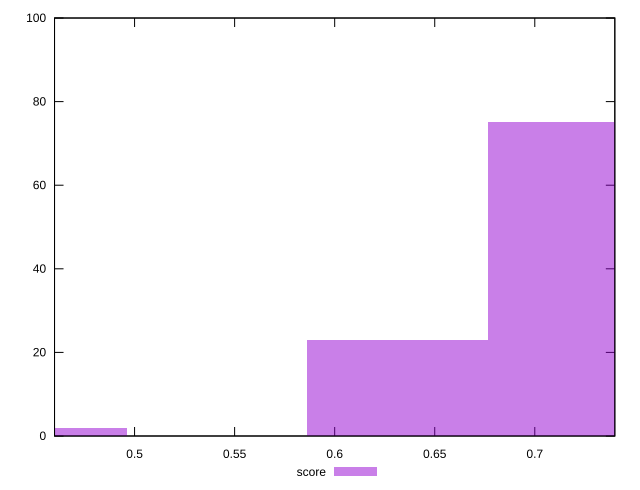

Write gnuplot code to recreate this figure.
reset

$score <<EOF
0.4510336854463454 2
0.7216538967141527 75
0.6314471596248836 23
EOF

set key outside below
set boxwidth 0.09020673708926909
set xrange [0.46:0.74]
set yrange [0:100]
set trange [0:100]
set style fill transparent solid 0.5 noborder
set terminal svg size 640, 490 enhanced background rgb 'white'
set output "report_00017_2021-02-10T15-08-03.406Z/render-blocking-resources/samples/pages+cached+noadtech/score/histogram.svg"

plot $score title "score" with boxes

reset
